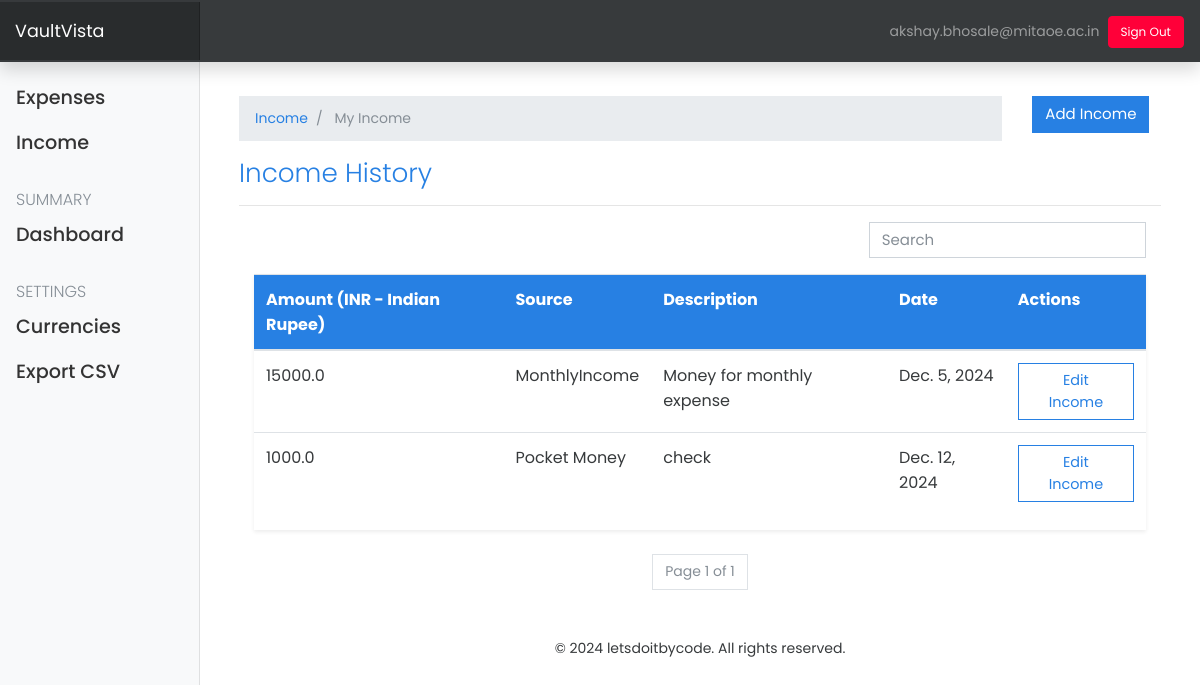
Screenshot of /income/ (signed in) with the database file from the repository.
### userpreferences/models.py (models this page shows, shortened)
class UserPreference(models.Model):
    user = models.OneToOneField(to=User, on_delete=models.CASCADE)
    currency = models.CharField(max_length=255, blank=True, null=True)

### userincome/models.py (models this page shows, shortened)
class UserIncome(models.Model):
    amount = models.FloatField()  # DECIMAL
    date = models.DateField(default=now)
    description = models.TextField()
    owner = models.ForeignKey(to=User, on_delete=models.CASCADE)
    source = models.CharField(max_length=266)
    class Meta:
        ordering: ['-date']

### userincome/views.py (the view)
# urls.py: path('', views.index, name="expenses"),
@login_required(login_url='/authentication/login')
def index(request):
    categories = Source.objects.all()
    income = UserIncome.objects.filter(owner=request.user)
    paginator = Paginator(income, 5)
    page_number = request.GET.get('page')
    page_obj = Paginator.get_page(paginator, page_number)
    try:
        currency = UserPreference.objects.get(user=request.user).currency
    except UserPreference.DoesNotExist:
        currency = 'USD'  # or any default value you want to assign
    total_income = sum(item.amount for item in income)
    context = {
        'income': income,
        'page_obj': page_obj,
        'currency': currency,
        'total_income': total_income,
    }
    return render(request, 'income/index.html', context)

### templates/income/index.html (shortened to what this page needs)
{% extends 'base.html' %}
{% load static %}
{% block content %}
<div class="container mt-5">
  <div class="row">
    <div class="col-md-10">
      <nav aria-label="breadcrumb">
        <ol class="breadcrumb">
          <li class="breadcrumb-item">
            <a href="">Income</a>
          </li>
          <li class="breadcrumb-item active" aria-current="page">
            My Income
          </li>
        </ol>
      </nav>
    </div>
    <div class="col-md-2">
      <a href="{% url 'add-income'%}" class="btn btn-primary">Add Income</a>
    </div>
  </div>
  <h3 class="text-primary">Income History</h3>
    <hr>
   <div class="container">
    {% if income.count %}
    <div class="row">
      <div class="col-md-8"></div>
      <div class="col-md-4">
        <div class="form-group">
          <input type="text" class="form-control" id="searchField" placeholder="Search">
        </div>
      </div>
     </div>
<div class="table-responsive shadow-sm app-table">
  <table class="table table-hover">
      <tr class="bg-primary text-white">
        <th>Amount ({{ currency }})</th>
        <th>Source</th>
        <th>Description</th>
        <th>Date</th>
        <th>Actions</th>
      </tr>
    <tbody>
      {% for income in page_obj%}
      <tr>
        <td>{{income.amount}}</td>
        <td>{{income.source}}</td>
        <td>{{income.description}}</td>
        <td>{{income.date}}</td>
        <td>
          <a href="{% url 'income-edit' income.id  %}" class="btn btn-outline-primary btn-sm"
          style="padding: 6px 16px; font-size: 0.9rem;">Edit Income</a>
        </td>
      </tr>
      {% endfor %}
    </tbody>
  </table>
</div>
  <nav aria-label="Page navigation" class="pagination-container">
    <ul class="pagination justify-content-center mt-4">
      <li class="page-item disabled">
        <span class="page-link">Page {{ page_obj.number }} of {{ page_obj.paginator.num_pages }}</span>
      </li>
    </ul>
    {% endif %}
  </nav>
</div>
</div>
<footer class="text-center mt-5 mb-3">
  <p>&copy; 2024 letsdoitbycode. All rights reserved.</p>
</footer>
{% endblock content %}

### templates/base.html (shortened to what this page needs)
{% load static %}
<html lang="en">
  <head>
    <link href="{% static 'css/bootstrap.min.css'%}" rel="stylesheet" />
    <link href="{% static 'css/main.css'%}" rel="stylesheet" />
     <link rel="stylesheet" href="https://cdnjs.cloudflare.com/ajax/libs/font-awesome/5.15.3/css/all.min.css">
    <link href="{% static 'css/dashboard.css' %}" rel="stylesheet" />
  </head>
  <body>
    <nav class="navbar navbar-dark fixed-top bg-dark flex-md-nowrap p-0 shadow">
      <a class="navbar-brand col-sm-3 col-md-2 mr-0 py-3" href="https://github.com" target="_blank" style="font-size: 1.1rem;">VaultVista</a>
      <ul
        class="navbar-nav px-3"
        style="display: flex; flex-direction: row; align-items: center;"
      >
        <li class="nav-item text-nowrap">
          <span class="nav-link" href="">
            {{request.user.email}}
          </span>
        </li>
        <li class="nav-item text-nowrap mt-3 ml-2">
          <form action="{% url 'logout' %}" method="POST">
            <input
              class="btn btn-danger btn-m text-white text-capitalize"
              type="submit"
              value="Sign out"
              style="border-radius: 4px; font-size: 12px; cursor: pointer;"
            />
          </form>
        </li>
      </ul>
    </nav>
    <div class="container-fluid">
      <div class="row">
        {% include 'partials/_sidebar.html' %}
        <main role="main" class="col-md-9 ml-sm-auto col-lg-10 px-4">
          {% block content %} {% endblock %}
        </main>
      </div>
    </div>
  </body>
</html>

### expenseswebsite/static/css/dashboard.css (style rules this page uses)
body { font-size: 0.875rem; }
[role="main"] { padding-top: 133px; }
@media (min-width: 768px) { [role="main"] { padding-top: 48px; } }
.navbar-brand { padding-top: 0.75rem; padding-bottom: 0.75rem; font-size: 1rem; background-color: rgba(0, 0, 0, 0.25); box-shadow: inset -1px 0 0 rgba(0, 0, 0, 0.25); }

### rows the page displays
UserPreference: currency "INR - Indian Rupee"
UserIncome: amount "15000.0", source "MonthlyIncome", description "Money for monthly expense", date "Dec. 5, 2024"
UserIncome: amount "1000.0", source "Pocket Money", description "check", date "Dec. 12, 2024"

### other values shown
{{ request.user.email }} "akshay.bhosale@mitaoe.ac.in"
{{ page_obj.number }} "1"
{{ page_obj.paginator.num_pages }} "1"
